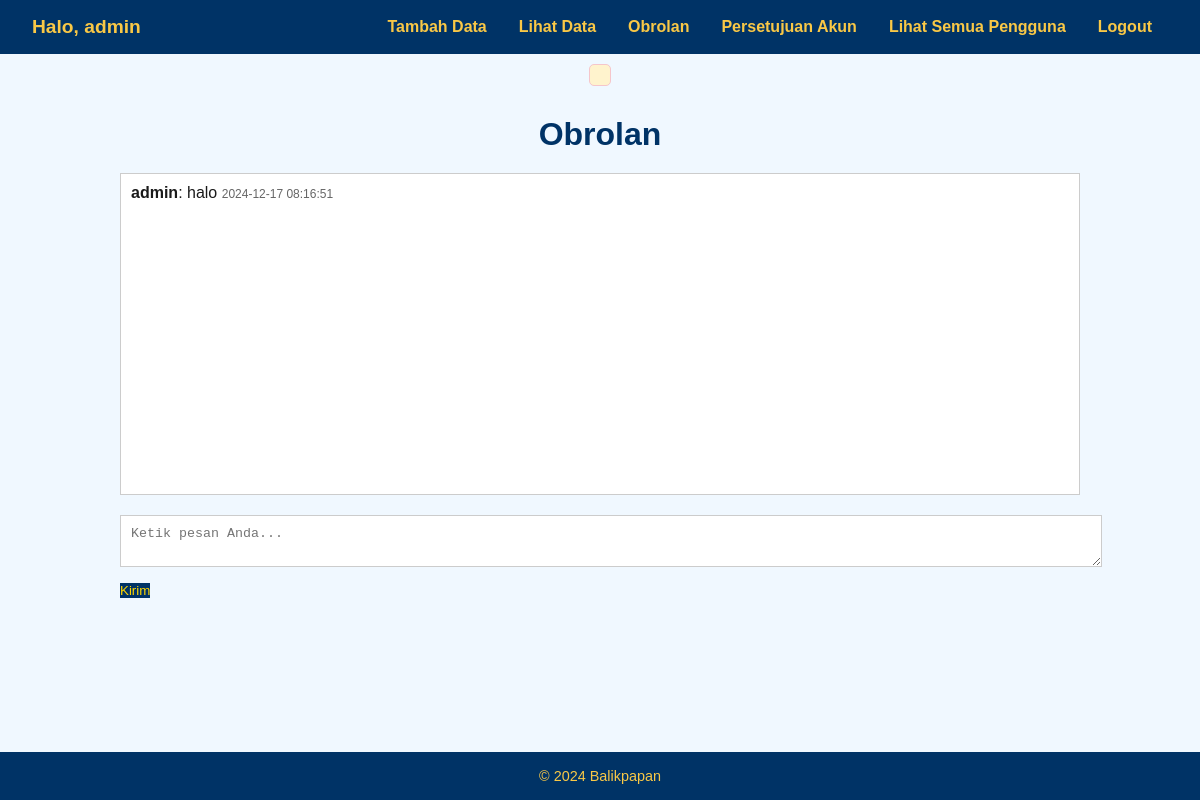
The page /chat (signed in) on the database its author committed.
### tables this page shows
CREATE TABLE obrolan (
        id INTEGER PRIMARY KEY AUTOINCREMENT,
        username TEXT NOT NULL,
        message TEXT NOT NULL,
        timestamp DATETIME DEFAULT CURRENT_TIMESTAMP
    );

### app.py (the view)
@app.route('/chat', methods=['GET', 'POST'])
def chat():
    if 'username' not in session:
        return redirect('/login')
    conn = sqlite3.connect("billing_system.db")
    cursor = conn.cursor()
    if request.method == 'POST':
        message = request.form['message'].strip()
        if message:
            cursor.execute("INSERT INTO obrolan (username, message) VALUES (?, ?)", (session['username'], message))
            conn.commit()
    cursor.execute("SELECT username, message, timestamp FROM obrolan ORDER BY timestamp ASC")
    chat_history = cursor.fetchall()
    conn.close()
    return render_template("chat.html", chat_history=chat_history)

### templates/chat.html (shortened to what this page needs)
<!DOCTYPE html>
<html lang="id">
<head>
</head>
<body>
    {% extends "base.html" %}
{% block content %}
    <h1>Obrolan</h1>
    <div class="chat-container">
        <div class="chat-box">
            {% for chat in chat_history %}
                <div class="chat-message">
                    <strong>{{ chat[0] }}</strong>: {{ chat[1] }}
                    <span class="timestamp">{{ chat[2] }}</span>
                </div>
            {% endfor %}
        </div>
        <form method="POST">
            <textarea name="message" placeholder="Ketik pesan Anda..." required></textarea>
            <button type="submit">Kirim</button>
        </form>
    </div>
    {% endblock %}

### templates/base.html (shortened to what this page needs)
<!DOCTYPE html>
<html lang="en">
<head>
    <link rel="stylesheet" href="{{ url_for('static', filename='css/all.css') }}">
</head>
<body>
    <nav>
        <div>
            {% if session['username'] %}
                <span>Halo, {{ session['username'] }}</span>
            {% endif %}
        </div>
        <div>
            <a href="/form">Tambah Data</a>
            <a href="/report">Lihat Data</a>
            <a href="/chat">Obrolan</a>
            {% if session['role'] == 'admin' %}
                <a href="/admin_requests">Persetujuan Akun</a>
                <a href="/view_users">Lihat Semua Pengguna</a>
            {% endif %}
            <a href="/logout">Logout</a>
        </div>
    </nav>
    <div class="flash-messages">
    </div>
    {% block content %}{% endblock %}
    <footer>
        <p>&copy; 2024 Balikpapan</p>
    </footer>
</body>
</html>

### static/css/all.css (style rules this page uses)
body, h2, p, a, input, button, form, nav { margin: 0; padding: 0; box-sizing: border-box; font-family: Arial, sans-serif; }
body { background-color: #f0f8ff; color: #1a1a1a; display: flex; flex-direction: column; min-height: 100vh; }
nav { background-color: #003366; color: white; display: flex; justify-content: space-between; align-items: center; padding: 1rem 2rem; }
nav div { display: flex; align-items: center; }
nav span { color: #f9c846; font-size: 1.2rem; font-weight: bold; margin-right: 2rem; }
nav a { color: #f9c846; text-decoration: none; margin: 0 1rem; font-weight: bold; transition: color 0.3s ease; font-size: 1rem; }
footer { background-color: #003366; color: #f9c846; text-align: center; padding: 1rem; margin-top: auto; font-size: 0.9rem; }

### templates/chat.html (style rules this page uses)
body { font-family: Arial, sans-serif; margin: 0; background-color: #f4f4f4; color: #333; }
h1 { text-align: center; color: #003366; margin: 20px 0; }
.chat-container { width: 80%; margin: 0 auto; }
.chat-box { background-color: #fff; border: 1px solid #ccc; height: 300px; overflow-y: scroll; padding: 10px; margin-bottom: 20px; }
.chat-message { margin-bottom: 10px; }
.timestamp { font-size: 12px; color: #666; }
textarea { width: 100%; padding: 10px; margin-bottom: 10px; border: 1px solid #ccc; }
button { background-color: #003366; color: #FFD700; padding: 10px 20px; border: none; cursor: pointer; }

### templates/base.html (style rules this page uses)
.flash-messages { margin: 10px auto; padding: 10px; max-width: 800px; border-radius: 5px; background-color: #fff3cd; border: 1px solid #f5c6cb; }

### rows shown on the page
obrolan: username "admin", message "halo", timestamp "2024-12-17 08:16:51"
